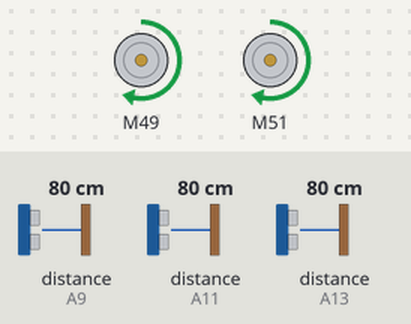
The sketch below on a simulated Arduino Mega 2560, built with avr-gcc and run on an emulated ATmega2560. On the bench: 2 × DC motor (green arrow = forward, orange = backward, longer = faster). Wiring (inferred from the names in the program): 3 × ultrasonic range finder: trigger A8, echo A9 / trigger A10, echo A11 / trigger A12, echo A13. The inputs (shaded band) are chosen by the test bench; at power-on: distance to the obstacle (sensors on A13, A9, A11) 80 cm. The echo pulse lasts 58.3 µs per cm.

Above: at 1.2 s.
1.3 s: distance to the obstacle (sensor on A13) set to 29 cm
2.8 s: distance to the obstacle (sensor on A13) set to 23 cm
At 3.9 s:
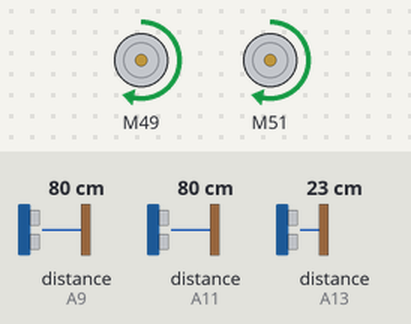
5.8 s: distance to the obstacle (sensor on A13) set to 35 cm
At 5.8 s:
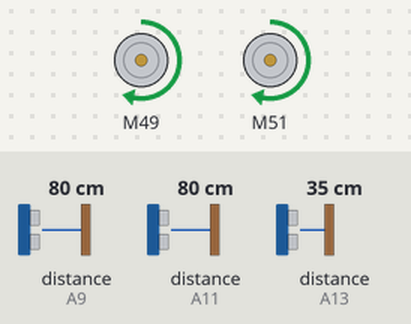
7.3 s: distance to the obstacle (sensor on A13) set to 2 cm
At 8.4 s:
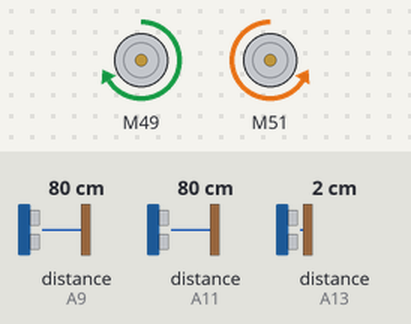
Timing chart, 0 to 11.3 s (numbered marks = the images above; inputs shaded):
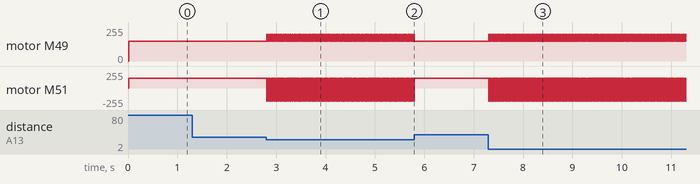

Measured:
- the behaviour switches between 26 and 25 cm on distance to the obstacle (sensor on A13) (found by bisection; images 0 and 1)
- after the input at 1.3 s, every drawn part: stays the same
- after the input at 2.8 s, motor M49: alternates forward 200/255 for 0.01 s and forward 150/255 for 0.02 s, starting at once; motor M51: alternates backward 200/255 for 0.01 s and forward 150/255 for 0.02 s, starting at once
- after the input at 5.8 s, motor M49, motor M51: stops changing and stays forward 150/255
- after the input at 7.3 s, motor M49: alternates forward 200/255 for 0.01 s and forward 150/255 for 0.02 s, starting at once; motor M51: alternates backward 200/255 for 0.01 s and forward 150/255 for 0.02 s, starting at once

The sketch:

sketch_dec08a.ino
```cpp
#include <L298N.h>
#include <Arduino.h>

//////////////
// Have to redefine those below pins as we plugged
#define AIN1 49
#define BIN1 51
#define AIN2 47
#define BIN2 53
#define PWMA 4
#define PWMB 3

#define LEFT_SENSOR_TRIG A8
#define LEFT_SENSOR_ECHO A9
#define FRONT_SENSOR_TRIG A10
#define FRONT_SENSOR_ECHO A11
#define RIGHT_SENSOR_TRIG A12
#define RIGHT_SENSOR_ECHO A13

//#define IR_L A9
//#define IR_R A8
//motor1=right
////////

// Initializing motors.  The library will allow you to initialize as many
// motors as you have memory for.  If you are using functions like forward
// that take 2 motors as arguements you can either write new functions or
// call the function more than once.
L298N motor1(PWMA, AIN1, AIN2);
L298N motor2(PWMB, BIN1, BIN2);


// Define maximum and minimum distances for wall following
#define MAX_DISTANCE 20  // Maximum distance to the wall (adjust as needed)
#define MIN_DISTANCE 10  // Minimum distance to the wall (adjust as needed)


float lfspeed = 150;
float turnspeed = 200;

void setup() {
  // Initialize motor pins as output
//  pinMode(LEFT_MOTOR_1, OUTPUT);
//  pinMode(LEFT_MOTOR_2, OUTPUT);
//  pinMode(RIGHT_MOTOR_1, OUTPUT);
//  pinMode(RIGHT_MOTOR_2, OUTPUT);

  // Initialize ultrasonic sensor pins
  pinMode(LEFT_SENSOR_TRIG, OUTPUT);
  pinMode(LEFT_SENSOR_ECHO, INPUT);
  pinMode(FRONT_SENSOR_TRIG, OUTPUT);
  pinMode(FRONT_SENSOR_ECHO, INPUT);
  pinMode(RIGHT_SENSOR_TRIG, OUTPUT);
  pinMode(RIGHT_SENSOR_ECHO, INPUT);

  // Start serial communication for debugging
  Serial.begin(9600);
}

void loop() {
  // Read distances from sensors
  int leftDistance = getDistance(LEFT_SENSOR_TRIG, LEFT_SENSOR_ECHO);
  int frontDistance = getDistance(FRONT_SENSOR_TRIG, FRONT_SENSOR_ECHO);
  int rightDistance = getDistance(RIGHT_SENSOR_TRIG, RIGHT_SENSOR_ECHO);

  // Adjustments for better obstacle avoidance
  int safeDistance = MAX_DISTANCE + 5;  // Add a safety margin
  int turnThreshold = 10;  // Minimum difference in distances to initiate a turn

  // Obstacle avoidance logic
  if (frontDistance < safeDistance || rightDistance < safeDistance || leftDistance < safeDistance) {
    if (frontDistance > rightDistance && frontDistance > leftDistance) {
      // Move forward
      moveForward();
    } else {
      // Determine the safest direction to turn
      if (rightDistance > leftDistance + turnThreshold) {
        // Turn right
        turnRight();
      } else if (leftDistance > rightDistance + turnThreshold) {
        // Turn left
        turnLeft();
      }
    }
  } else {
    // No obstacle, move forward
    moveForward();
  }
}

int getDistance(int trigPin, int echoPin) {
  // Generate ultrasonic pulse
  digitalWrite(trigPin, LOW);
  delayMicroseconds(2);
  digitalWrite(trigPin, HIGH);
  delayMicroseconds(10);
  digitalWrite(trigPin, LOW);

  // Measure the pulse duration
  long duration = pulseIn(echoPin, HIGH);

  // Convert the duration to distance
  int distance = duration * 0.034 / 2;

  return distance;
}

void moveForward() {
  motor1.setSpeed(lfspeed);   // Set right motor speed
  motor1.forward();       // Move right motor forward
  motor2.setSpeed(lfspeed);   // Set left motor speed
  motor2.forward();
}

void turnLeft() {
  motor1.setSpeed(turnspeed);   // Set right motor speed
  motor1.forward();       // Move right motor forward
  motor2.setSpeed(turnspeed);   // Set left motor speed
  motor2.backward();
}

void turnRight() {
  motor1.setSpeed(turnspeed);   // Set right motor speed
  motor1.backward();       // Move right motor forward
  motor2.setSpeed(turnspeed);   // Set left motor speed
  motor2.forward();
}
```
